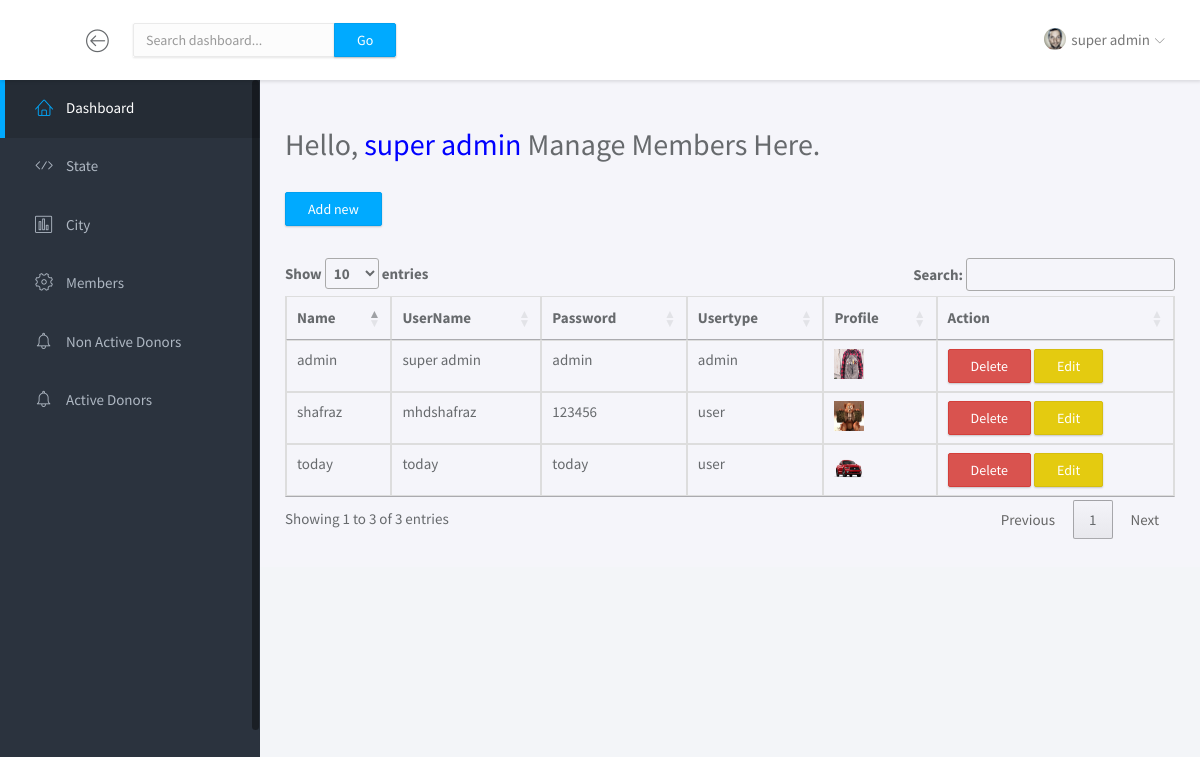
Screenshot of /admin_dasboard/members.php (signed in) with the database file from the repository.
### tables this page shows
CREATE TABLE `member` (
  `member_id` int(100) NOT NULL AUTO_INCREMENT,
  `name` varchar(190) DEFAULT NULL,
  `username` varchar(100) NOT NULL,
  `password` varchar(50) DEFAULT NULL,
  `email` varchar(50) DEFAULT NULL,
  `phone` int(20) DEFAULT NULL,
  `address` varchar(200) DEFAULT NULL,
  `usertype` varchar(100) DEFAULT NULL,
  `profile` varchar(200) DEFAULT NULL,
  PRIMARY KEY (`member_id`,`username`)
);

### admin_dasboard/members.php (the view, shortened to what this page needs)
<?php
	include('../header.php');
?>
<link rel="stylesheet" type="text/css" href="//cdn.datatables.net/1.10.16/css/jquery.dataTables.min.css">
<div class="main">
			<div class="main-content">
				<div class="container-fluid">
  <h2>Hello,  <span style="color: blue"> <?php echo $_SESSION['username']?></span> Manage Members Here. </h2> <br />
  <p><button type="button" class="btn btn-primary" data-toggle="modal" data-target="#addmember">Add new</button></p> <br />
  <table class="table table-bordered" id="members">
    <thead>
      <tr>
        <th>Name</th>
        <th>UserName</th>
        <th>Password</th>
        <th>Usertype</th>
        <th>Profile</th>
        <th>Action</th>
      </tr>
    </thead>
    <tbody>
      <?php
      $members= $connection->query("SELECT * FROM member");
      while($row = $members->fetch_array()) {
       ?>
      	<tr>
        <td><?php echo $row['name'];?></td>
        <td><?php echo $row['username'];?></td>
      	<td><?php echo $row['password'];?></td>
        <td><?php echo $row['usertype'];?></td>
        <td><?php if($row['profile'] == ''){ ?>
        <img src="http://wiki.bdtnrm.org.au/images/8/8d/Empty_profile.jpg" width="30px" height="30px">
        <?php   } else { ?>
        <img src="../<?php echo $row['profile'];?>" width="30px" height="30px">
        <?php  } ?></td>
      		<td><button type="button" data-toggle="modal" data-target="#deletemember<?php echo $row['member_id']?>" class="btn btn-danger">Delete</button>
      		<button type="button" data-toggle="modal" data-target="#editmember<?php echo $row['member_id'];?>" class="btn btn-warning">Edit</button></td>
      	</tr>
<?php }
      ?>
    </tbody>
  </table>
</div>
	</div>
</div>
<?php
	include('../footer.php');
?>

### header.php (shortened to what this page needs)
<!doctype html>
<html lang="en">
<head>
	<link rel="stylesheet" href="../assets/vendor/bootstrap/css/bootstrap.min.css">
	<link rel="stylesheet" href="../assets/vendor/font-awesome/css/font-awesome.min.css">
	<link rel="stylesheet" href="../assets/vendor/linearicons/style.css">
	<link rel="stylesheet" href="../assets/vendor/chartist/css/chartist-custom.css">
	<link rel="stylesheet" href="../assets/css/main.css">
</head>
<body>
	<div id="wrapper">
		<nav class="navbar navbar-default navbar-fixed-top">
			<div class="brand">
			</div>
			<div class="container-fluid">
				<div class="navbar-btn">
					<button type="button" class="btn-toggle-fullwidth"><i class="lnr lnr-arrow-left-circle"></i></button>
				</div>
				<form class="navbar-form navbar-left">
					<div class="input-group">
						<input type="text" value="" class="form-control" placeholder="Search dashboard...">
						<span class="input-group-btn"><button type="button" class="btn btn-primary">Go</button></span>
					</div>
				</form>
				<div id="navbar-menu">
					<ul class="nav navbar-nav navbar-right">
						<li class="dropdown">
							<a href="#" class="dropdown-toggle" data-toggle="dropdown"><img src="../assets/img/user.png" class="img-circle" alt="Avatar"> <span><?php echo $_SESSION['username'];?></span> <i class="icon-submenu lnr lnr-chevron-down"></i></a>
						</li>
					</ul>
				</div>
			</div>
		</nav>
		<div id="sidebar-nav" class="sidebar">
			<div class="sidebar-scroll">
				<nav>
					<ul class="nav">
						<li><a href="admin_dashboard.php" class="active"><i class="lnr lnr-home"></i> <span>Dashboard</span></a></li>
						<li><a href="state.php" class=""><i class="lnr lnr-code"></i> <span>State</span></a></li>
						<li><a href="city.php" class=""><i class="lnr lnr-chart-bars"></i> <span>City</span></a></li>
						<li><a href="members.php" class=""><i class="lnr lnr-cog"></i> <span>Members</span></a></li>
						<li><a href="donor.php" class=""><i class="lnr lnr-alarm"></i> <span>Non Active Donors</span></a></li>
						<li>
						<li><a href="active_donors.php" class=""><i class="lnr lnr-alarm"></i> <span>Active Donors</span></a></li>
					</ul>
				</nav>
			</div>
		</div>

### footer.php (shortened to what this page needs)
</body>
</html>

### assets/css/main.css (style rules this page uses)
html { position: relative; min-height: 100%; }
body { background-color: #F3F5F8; font-family: "Source Sans Pro", sans-serif; font-size: 15px; color: #676a6d; }
a { color: #3287B2; }
th { font-weight: 600; }
#wrapper .sidebar { -webkit-transition: all 0.3s ease-in-out; -moz-transition: all 0.3s ease-in-out; -ms-transition: all 0.3s ease-in-out; -o-transition: all 0.3s ease-in-out; transition: all 0.3s ease-in-out; width: 260px; height: 100%; float: left; background-color: #2B333E; position: fixed; left: 0; }
#wrapper .main { -webkit-transition: all 0.3s ease-in-out; -moz-transition: all 0.3s ease-in-out; -ms-transition: all 0.3s ease-in-out; -o-transition: all 0.3s ease-in-out; transition: all 0.3s ease-in-out; width: calc(100% - 260px); left: 0; position: relative; float: right; background-color: #f5f5fa; }
#wrapper #sidebar-nav, #wrapper .main { padding-top: 80px; }
.main-content { padding: 28px 10px; }
.navbar-default { -webkit-transition: all 0.3s ease-in-out; -moz-transition: all 0.3s ease-in-out; -ms-transition: all 0.3s ease-in-out; -o-transition: all 0.3s ease-in-out; transition: all 0.3s ease-in-out; -moz-box-shadow: 1px 2px 3px rgba(0, 0, 0, 0.1); -webkit-box-shadow: 1px 2px 3px rgba(0, 0, 0, 0.1); box-shadow: 1px 2px 3px rgba(0, 0, 0, 0.1); -webkit-border-radius: 0; -moz-border-radius: 0; border-radius: 0; padding: 0; margin: 0; border: none; background-color: #fff; }
.navbar-default .brand { float: left; padding: 30px 39px; background-color: #fff; }
.navbar-btn { float: left; padding: 16px 0; }
.navbar-btn button { font-size: 24px; padding: 4px 8px; line-height: .7; border: none; background: none; outline: none; }
.navbar-form { padding: 15px; border: 0; }
.navbar-form input[type="text"] { min-width: 200px; }
.navbar-nav > li > a { padding: 28px 20px; }
.navbar-nav > li > a > i { font-size: 22px; margin-right: 2px; vertical-align: middle; }
.navbar-nav > li > a > i.icon-submenu { margin-left: 2px; margin-right: 0; font-size: 10px; position: relative; top: 2px; }
.navbar-nav > li > a > span { position: relative; top: 2px; }
.navbar-nav > li > a img { width: 22px; margin-right: 2px; }
@media screen and (min-width: 768px) { .navbar-nav.navbar-right { margin-right: 0; } }
.sidebar { z-index: 9; }
.sidebar .nav > li > a { padding: 18px 30px; color: #AEB7C2; border-left: 5px solid transparent; }
.sidebar .nav > li > a:hover, .sidebar .nav > li > a:focus, .sidebar .nav > li > a.active { color: #fff; background-color: transparent; }
.sidebar .nav > li > a:hover i, .sidebar .nav > li > a:focus i, .sidebar .nav > li > a.active i { color: #00AAFF; }
.sidebar .nav > li > a:focus, .sidebar .nav > li > a.active { background-color: #252c35; border-left-color: #00AAFF; }
.sidebar .nav i { margin-right: 10px; font-size: 18px; }
.sidebar .nav span { -webkit-transition: all 0.3s ease-in-out; -moz-transition: all 0.3s ease-in-out; -ms-transition: all 0.3s ease-in-out; -o-transition: all 0.3s ease-in-out; transition: all 0.3s ease-in-out; position: relative; top: -2px; }
.form-control { -moz-box-shadow: 0px 1px 2px 0 rgba(0, 0, 0, 0.1); -webkit-box-shadow: 0px 1px 2px 0 rgba(0, 0, 0, 0.1); box-shadow: 0px 1px 2px 0 rgba(0, 0, 0, 0.1); -webkit-border-radius: 2px; -moz-border-radius: 2px; border-radius: 2px; border-color: #eaeaea; background-color: #fcfcfc; }
.input-group { -moz-box-shadow: 0px 1px 2px 0 rgba(0, 0, 0, 0.1); -webkit-box-shadow: 0px 1px 2px 0 rgba(0, 0, 0, 0.1); box-shadow: 0px 1px 2px 0 rgba(0, 0, 0, 0.1); }
.input-group .form-control, .input-group-addon, .input-group-btn { -moz-box-shadow: none; -webkit-box-shadow: none; box-shadow: none; }
.btn { -webkit-border-radius: 2px; -moz-border-radius: 2px; border-radius: 2px; -moz-box-shadow: 0px 1px 2px 0 rgba(0, 0, 0, 0.2); -webkit-box-shadow: 0px 1px 2px 0 rgba(0, 0, 0, 0.2); box-shadow: 0px 1px 2px 0 rgba(0, 0, 0, 0.2); padding: 6px 22px; }
.btn-primary { background-color: #00AAFF; border-color: #00a0f0; }
.btn-warning { background-color: #e4cb10; border-color: #d6be0f; }

### rows the page displays
member: name "admin", username "super admin", password "admin", usertype "admin", profile (picture)
member: name "shafraz", username "mhdshafraz", password "123456", usertype "user", profile (picture)
member: name "today", username "today", password "today", usertype "user", profile (picture)

### other values shown
$_SESSION['username'] "super admin"
